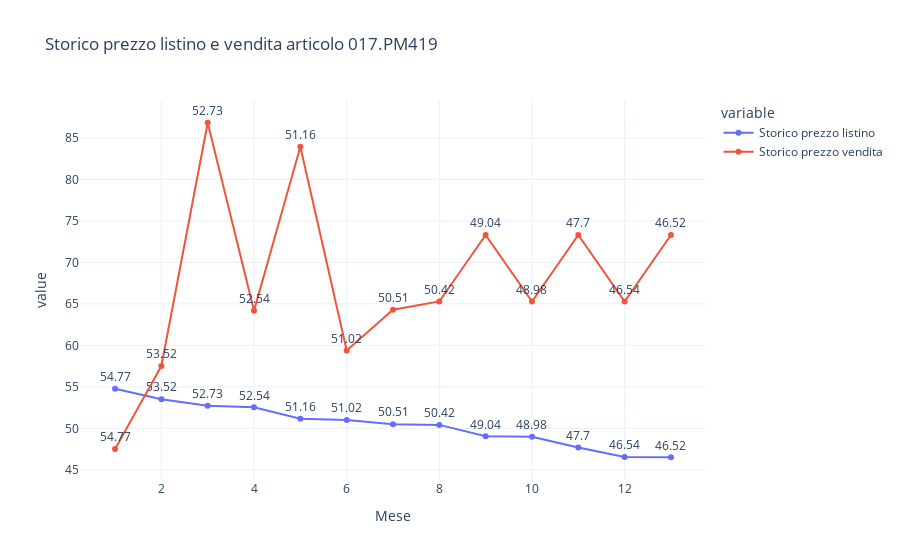

The code cell stored with this chart in its notebook:
### Code cell
fig = px.line(x=list(range(1, 14)), y=[storico, storico_vendita], title="Storico prezzo listino e vendita articolo 017.PM419", markers=True, template="plotly_white", text=storico, labels={"x":"Mese", "y":"Prezzo"})
fig.update_traces(textposition='top center')
newnames = {'wide_variable_0':'Storico prezzo listino', 'wide_variable_1': 'Storico prezzo vendita'}
fig.for_each_trace(lambda t: t.update(name = newnames[t.name],
                                      legendgroup = newnames[t.name],
                                      hovertemplate = t.hovertemplate.replace(t.name, newnames[t.name])
                                     )
                  )
fig.write_html("vista_listino/storico_esempio_compared.html")
fig.show()

### Figure 1 — Plotly figure (JSON) as saved in the notebook; plotly's stock layout.template omitted (floating-point values rounded to 4 significant figures)
{"data": [{"hovertemplate": "variable=Storico prezzo listino<br>Mese=%{x}<br>value=%{y}<br>text=%{text}<extra></extra>", "legendgroup": "Storico prezzo listino", "line": {"color": "#636efa", "dash": "solid"}, "marker": {"symbol": "circle"}, "mode": "lines+markers+text", "name": "Storico prezzo listino", "orientation": "v", "showlegend": true, "text": [54.77, 53.52, 52.73, 52.54, 51.16, 51.02, 50.51, 50.42, 49.04, 48.98, 47.7, 46.54, 46.52], "textposition": "top center", "type": "scatter", "x": [1, 2, 3, 4, 5, 6, 7, 8, 9, 10, 11, 12, 13], "xaxis": "x", "y": [54.77, 53.52, 52.73, 52.54, 51.16, 51.02, 50.51, 50.42, 49.04, 48.98, 47.7, 46.54, 46.52], "yaxis": "y"}, {"hovertemplate": "variable=Storico prezzo vendita<br>Mese=%{x}<br>value=%{y}<br>text=%{text}<extra></extra>", "legendgroup": "Storico prezzo vendita", "line": {"color": "#EF553B", "dash": "solid"}, "marker": {"symbol": "circle"}, "mode": "lines+markers+text", "name": "Storico prezzo vendita", "orientation": "v", "showlegend": true, "text": [54.77, 53.52, 52.73, 52.54, 51.16, 51.02, 50.51, 50.42, 49.04, 48.98, 47.7, 46.54, 46.52], "textposition": "top center", "type": "scatter", "x": [1, 2, 3, 4, 5, 6, 7, 8, 9, 10, 11, 12, 13], "xaxis": "x", "y": [47.5, 57.51, 86.82, 64.17, 83.93, 59.39, 64.29, 65.29, 73.29, 65.29, 73.29, 65.29, 73.29], "yaxis": "y"}], "layout": {"legend": {"title": {"text": "variable"}, "tracegroupgap": 0}, "title": {"text": "Storico prezzo listino e vendita articolo 017.PM419"}, "xaxis": {"anchor": "y", "domain": [0, 1], "title": {"text": "Mese"}}, "yaxis": {"anchor": "x", "domain": [0, 1], "title": {"text": "value"}}}}
